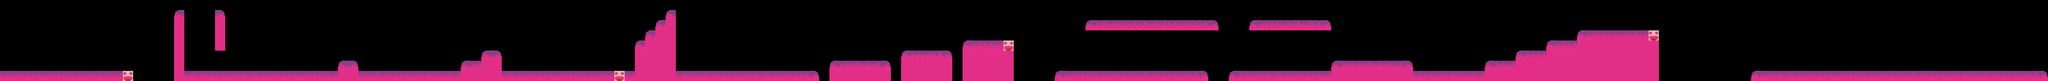

This is a level from a 2D game, rendered from its Tiled map with the project's own tilesets. A one-line summary and the map file follow, with tile-layer data summarised:
An orthogonal 200x8 tile map with 32x32 px tiles, 4 tile layers (platforms, jump, corner, fill), 3 tilesets and 7 objects.

<map version="1.0" tiledversion="1.1.3" orientation="orthogonal" renderorder="right-down" width="200" height="8" tilewidth="32" tileheight="32" infinite="0" nextobjectid="50">
 <tileset firstgid="1" name="blocks" tilewidth="32" tileheight="32" tilecount="4" columns="4">
  <image source="demoblock.png" width="128" height="32" />
 </tileset>
 <tileset firstgid="5" source="demoblock.tsx" />
 <tileset firstgid="9" source="gameblocks.tsx" />
 <layer name="platforms" width="200" height="8">
  <data>[1600 cells, 192 non-empty, 5 distinct tile ids]</data>
 </layer>
 <objectgroup name="crystals">
  <object id="28" x="690" y="14">
   <ellipse />
  </object>
  <object id="33" x="5140" y="66">
   <ellipse />
  </object>
  <object id="38" x="3100" y="104">
   <ellipse />
  </object>
  <object id="42" x="2678" y="166">
   <ellipse />
  </object>
  <object id="47" x="2176" y="45">
   <ellipse />
  </object>
  <object id="49" x="4111" y="49">
   <ellipse />
  </object>
 </objectgroup>
 <layer name="jump" width="200" height="8">
  <data>[1600 cells, 4 non-empty, 1 distinct tile ids]</data>
 </layer>
 <layer name="corner" width="200" height="8">
  <data>[1600 cells, 47 non-empty, 4 distinct tile ids]</data>
 </layer>
 <layer name="fill" width="200" height="8">
  <data>[1600 cells, 101 non-empty, 1 distinct tile ids]</data>
 </layer>
 <objectgroup name="win">
  <object id="44" x="6327" y="150" width="42" height="78" />
 </objectgroup>
</map>
